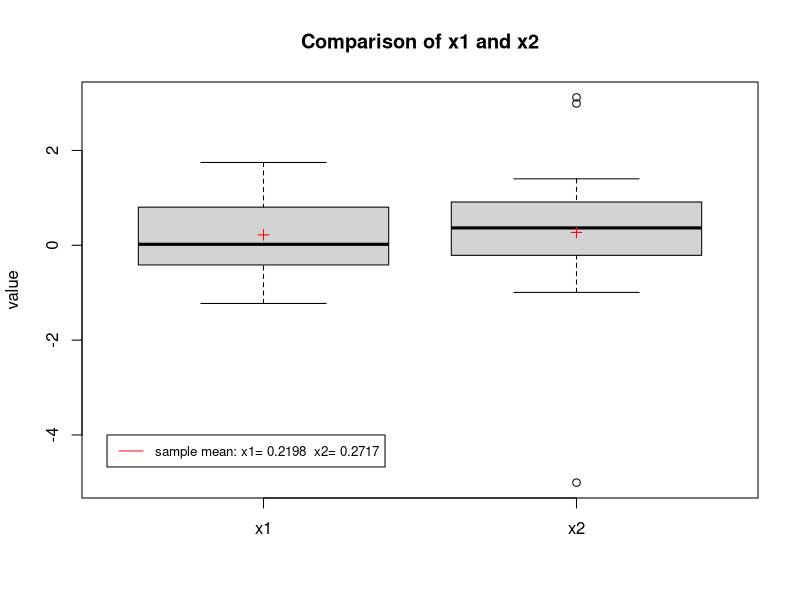
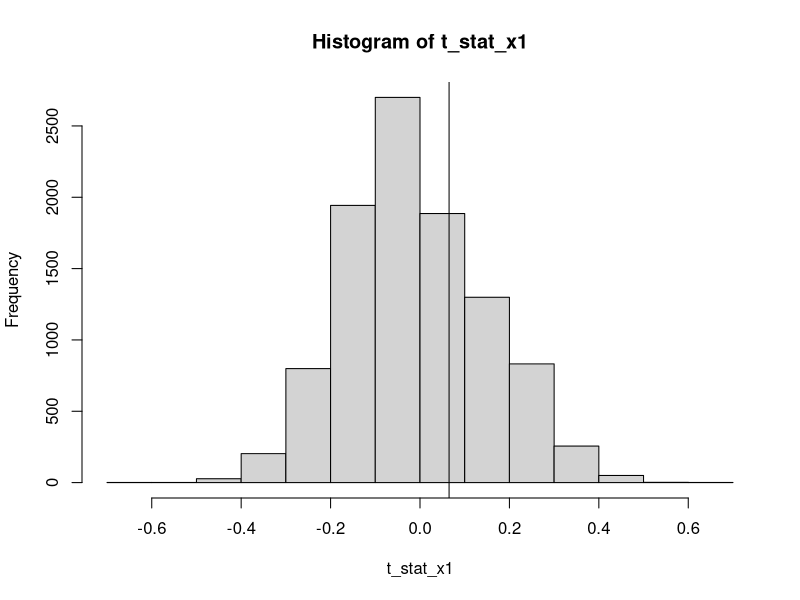
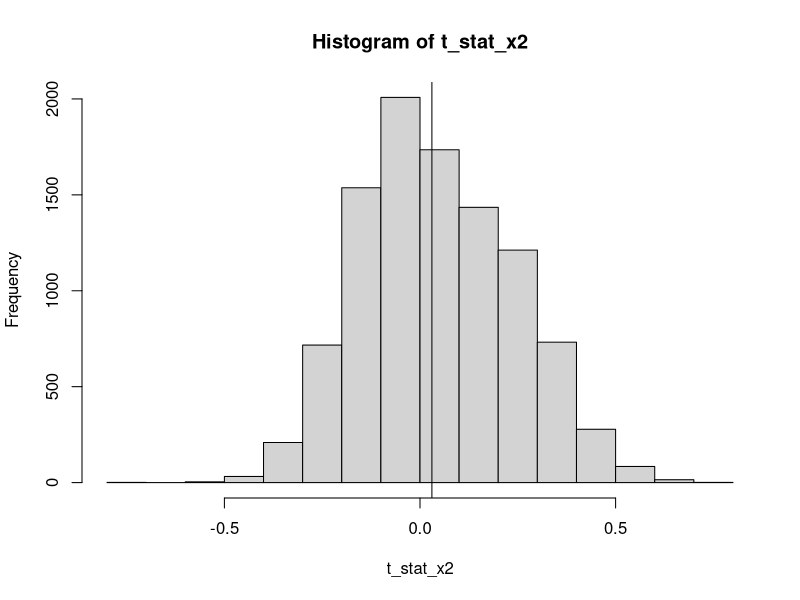

Generate these figures, in order, with R: (Note: this script raises an error after producing the figures.)
## ---- chunk 1
matricul.number <- 12202211
x1 <- c(-0.673, -0.584, 0.572, -0.341, -0.218, 0.603, -0.415, -0.013, 0.763, 0.804, 0.054, 1.746, -0.472, 1.638, -0.578, 0.947, -0.329, -0.188, 0.794, 0.894, -1.227, 1.059)
x2 <- c(0.913, -0.639, 2.99, -5.004, 3.118, 0.1, 1.128, 0.579, 0.32, -0.488, -0.994, -0.212, 0.413, 1.401, 0.007, 0.568, -0.005, 0.696)
#x2 <- c(1000,1005,1007,1006,1009,1005,908,807)
set.seed(matricul.number)
## ---- chunk 2
library(ggplot2)
par(mfrow=c(1,1))
boxplot(x1,x2, main = "Comparison of x1 and x2", ylab = "value", names = c("x1", "x2"))
points(x=1, y = mean(x1), col='red', pch=3)
points(x=2, y = mean(x2), col='red', pch=3)
legend(.5,-4 , legend=c(paste("sample mean: x1=",round(mean(x1),digits=4), " x2=",round(mean(x2),digits=4))),
       col=c("red"), lty=1:2, cex=0.8)
## ---- chunk 3
#Sampling with replacement from each group
sampling_1 <- function(data,n, size=length(data)){
  samples = numeric(n)
  return(replicate(n, sample(data, size=size, replace=TRUE)))
}
  
#Centering both samples and then resample from the combined samples x1 and x2 for n1 and n2 times. 
sampling_2 <- function(data1,data2,n1,n2, size1=length(data1),size2=length(data2)){
  #centreing 
  data1 <- data1-mean(data1)
  data2 <- data2-mean(data2)
  combined <- c(data1,data2)
  sampl_x1 <- replicate(10000, sample(combined, size=size1, replace=TRUE))
  sampl_x2 <- replicate(10000, sample(combined, size=size2, replace=TRUE))
  return(list("sampl_x1" = sampl_x1, "sampl_x2" = sampl_x2))
}

n=1
boot1_x1 <- sampling_1(x1, n=n)
boot1_x2 <- sampling_1(x2, n=n)

boot2 <- sampling_2(x1,x2,n,n)
## ---- chunk 4
test_stat <- function(x1,x2){
  return((mean(x1) - mean(x2))/sd(x1))
}
## ---- chunk 5
#Generating bootstraps
n=10000
mean_x1 = mean(x1)
mean_x2 = mean(x2)
boot1_x1<- sampling_1(x1, n=n)
boot1_x2 <- sampling_1(x2, n=n)

boot2 <- sampling_2(x1,x2,n,n)
boot2_x1 <- boot2[[1]]
boot2_x2 <- boot2[[2]]

tests_x1 <- test_stat(x1,x2)
tests_x2 <- test_stat(x2,x1)
## ---- chunk 6
#1 assuming location = mean 
#Methode 1
#means
bootstap_means_x1 <- numeric(n)
bootstap_means_x2 <- numeric(n)
for(i in 1:n){
  bootstap_means_x1[i] <- mean(boot1_x2[,i]) 
  bootstap_means_x2[i] <- mean(boot1_x1[,i]) 
}
#sd 
bootstap_sd_x1 <- numeric(n)
bootstap_sd_x2 <- numeric(n)
for(i in 1:n){
  bootstap_sd_x1[i] <- sd(boot1_x2[,i]) 
  bootstap_sd_x2[i] <- sd(boot1_x1[,i])
}
#test statistique 
bootstap_tests_x1 <- numeric(n)
bootstap_tests_x2 <- numeric(n)
for(i in 1:n){
  bootstap_tests_x1[i] <- (bootstap_means_x1[i] - mean_x2)/bootstap_sd_x1[i]
  bootstap_tests_x2[i] <- (bootstap_means_x2[i] - mean_x1)/bootstap_sd_x2[i]
}
#p_values
p_value_x1 <- 1
p_value_x2 <- 1

for(i in 1:n){
  if(abs(bootstap_tests_x1[i]) > abs(tests_x1)){
    p_value_x1 <- p_value_x1 + 1}
  if(abs(bootstap_tests_x2[i]) > abs(tests_x2)){
    p_value_x2 <- p_value_x2 + 1}
}
p_value_x1 <- p_value_x1/(n+1)
p_value_x2 <- p_value_x2/(n+1)

print(paste('pvalue sampling mthod 1 ; x1=x2:', p_value_x1))
print(paste('pvalue sampling mthod 1 ; x2=x2:', p_value_x2))

ci_1_x1_left <-  quantile(bootstap_means_x1, 0.025)
ci_1_x1_right <-  quantile(bootstap_means_x1, 0.925)
ci_1_x2_left <-  quantile(bootstap_means_x2, 0.025)
ci_1_x2_right <-  quantile(bootstap_means_x2, 0.925)

print(paste('ci 95% x1=x2: [', ci_1_x1_left,' : ',ci_1_x1_right ,']'))
print(paste('ci 95% x2=x21 [', ci_1_x2_left,' : ',ci_1_x2_right ,']'))

ci_1_x1_left_99 <-  quantile(bootstap_means_x1, 0.005)
ci_1_x1_right_99 <-  quantile(bootstap_means_x1, 0.995)
ci_1_x2_left_99 <-  quantile(bootstap_means_x2, 0.005)
ci_1_x2_right_99 <-  quantile(bootstap_means_x2, 0.995)

print(paste('ci 99% x1=x2: [', ci_1_x1_left_99,' : ',ci_1_x1_right_99 ,']'))
print(paste('ci 99% x2=x1: [', ci_1_x2_left_99,' : ',ci_1_x2_right_99 ,']'))
## ---- chunk 7

p_value2_x1 <- 1
t_values = numeric(n)
for(i in 1:n){
    t_values[i] <- test_stat(boot2_x1[,i],boot2_x2[,i])  # bootstrap test statistic
    if( (abs(t_values[i]) > abs(tests_x1)) ){
      p_value2_x1 <- p_value2_x1 + 1}
}
p_value2_x1 <- p_value2_x1/(n+1)

p_value2_x2 <- 1
t_values2 = numeric(n)
for(i in 1:n){
    t_values2[i] <- test_stat(boot2_x2[,i],boot2_x1[,i])  # bootstrap test statistic
    if( (abs(t_values[i]) > abs(tests_x2)) ){
      p_value2_x2 <- p_value2_x2 + 1}
}
p_value2_x2 <- p_value2_x2/(n+1)

print(paste('pvalue sampling method 2 ; x1=x2:', p_value2_x1))
print(paste('pvalue sampling method 2 ; x2=x2:', p_value2_x2))

ci_2_x1_left <-  quantile(bootstap_means_x1, 0.025)
ci_2_x1_right <-  quantile(bootstap_means_x1, 0.925)
ci_2_x2_left <-  quantile(bootstap_means_x2, 0.025)
ci_2_x2_right <-  quantile(bootstap_means_x2, 0.925)

print(paste('ci 95% x1=x2: [', ci_1_x1_left,' : ',ci_1_x1_right ,']'))
print(paste('ci 95% x2=x21 [', ci_1_x2_left,' : ',ci_1_x2_right ,']'))

ci_2_x1_left_99 <-  quantile(bootstap_means_x1, 0.005)
ci_2_x1_right_99 <-  quantile(bootstap_means_x1, 0.995)
ci_2_x2_left_99 <-  quantile(bootstap_means_x2, 0.005)
ci_2_x2_right_99 <-  quantile(bootstap_means_x2, 0.995)

print(paste('ci 99% x1=x2: [', ci_1_x1_left_99,' : ',ci_1_x1_right_99 ,']'))
print(paste('ci 99% x2=x1: [', ci_1_x2_left_99,' : ',ci_1_x2_right_99 ,']'))
## ---- chunk 8
indices <- seq(from = 1, to = length(x1) + length(x2), by = 1)
combined <- c(x1, x2)

t_stat_x1 <- c()
t_stat_x2 <- c()

for (i in 1:n) {
  x1_indices <- sample(indices, size = length(x1), replace = FALSE)
  
  boot_x1 <- combined[x1_indices]
  boot_x2 <- setdiff(combined, boot_x1)
  
  t_stat_x1 <- c(t_stat_x1, ((mean(boot_x1)-mean(x2)) / sd(boot_x1)))
  t_stat_x2 <- c(t_stat_x2, ((mean(boot_x2)-mean(x1)) / sd(boot_x2)))
}

p_value_x1 <- 1
p_value_x2 <- 1

for(i in 1:n){
  if(abs(t_stat_x1[i]) > abs(tests_x1)){
    p_value_x1 <- p_value_x1 + 1}
  if(abs(t_stat_x2[i]) > abs(tests_x2)){
    p_value_x2 <- p_value_x2 + 1}
}
p_value_x1 <- p_value_x1/(n+1)
p_value_x2 <- p_value_x2/(n+1)

hist(t_stat_x1)
abline(v = abs(tests_x1) )
hist(t_stat_x2)
abline(v = abs(tests_x2) )

print(paste('pval x1=x2', p_value_x1))
print(paste('pval x2=x1', p_value_x2))
## ---- chunk 9
library(boot)
my.mean <- function(x,i) mean(x[i])
BOOTMEAN <- boot(x1,my.mean,200)
boot.ci(boot.out = BOOTMEAN, type = c("norm", "perc", "bca"))
## ---- chunk 10
# First method

## x1
n <- 200
defaultW <- getOption("warn")
options(warn = -1)


Wilcox_boot_x1 <- c()
for(i in 1:n){
  Wilcox_boot_x1 <- c(Wilcox_boot_x1, wilcox.test(boot1_x1[,i], x1, paired = FALSE)$statistic)
}

will_original <- wilcox.test(x1, x1, paired = FALSE)$statistic

print(will_original)

options(warn = defaultW)
## ---- chunk 11
BOOTMEAN <- boot(x1,wilcox.test(),200)
boot.ci(boot.out = BOOTMEAN, type = c("norm", "perc", "bca"))

